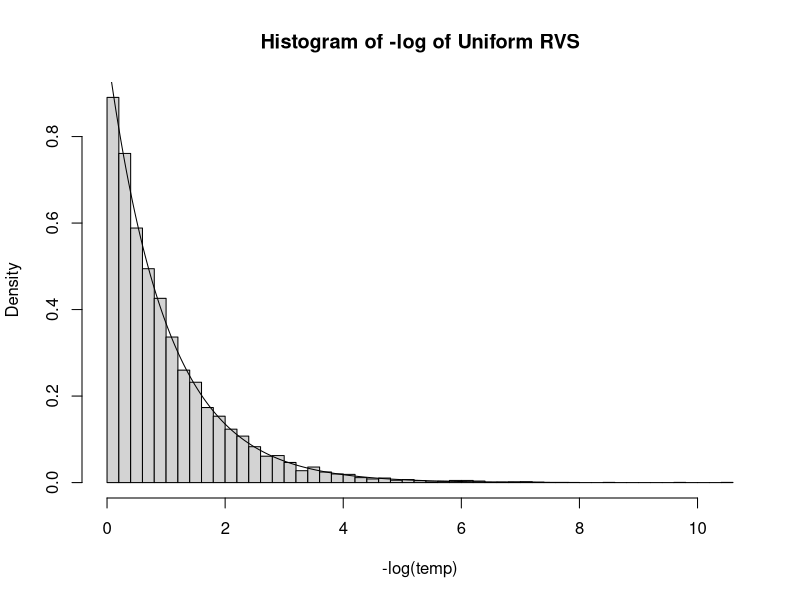
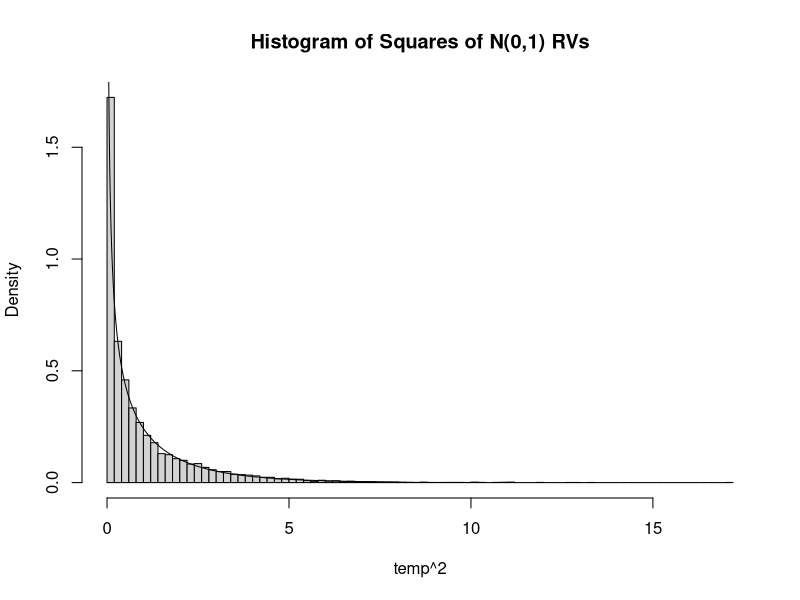

Generate these figures, in order, with R:
temp=runif(10000)
hist(-log(temp),nclass=40,freq=FALSE,main="Histogram of -log of Uniform RVS")
x=seq(0,8,length=10001)
lines(x,exp(-x))

temp=rnorm(10000)
hist(temp^2,nclass=80,freq=FALSE,main="Histogram of Squares of N(0,1) RVs")
lines(x,dchisq(x,1))

